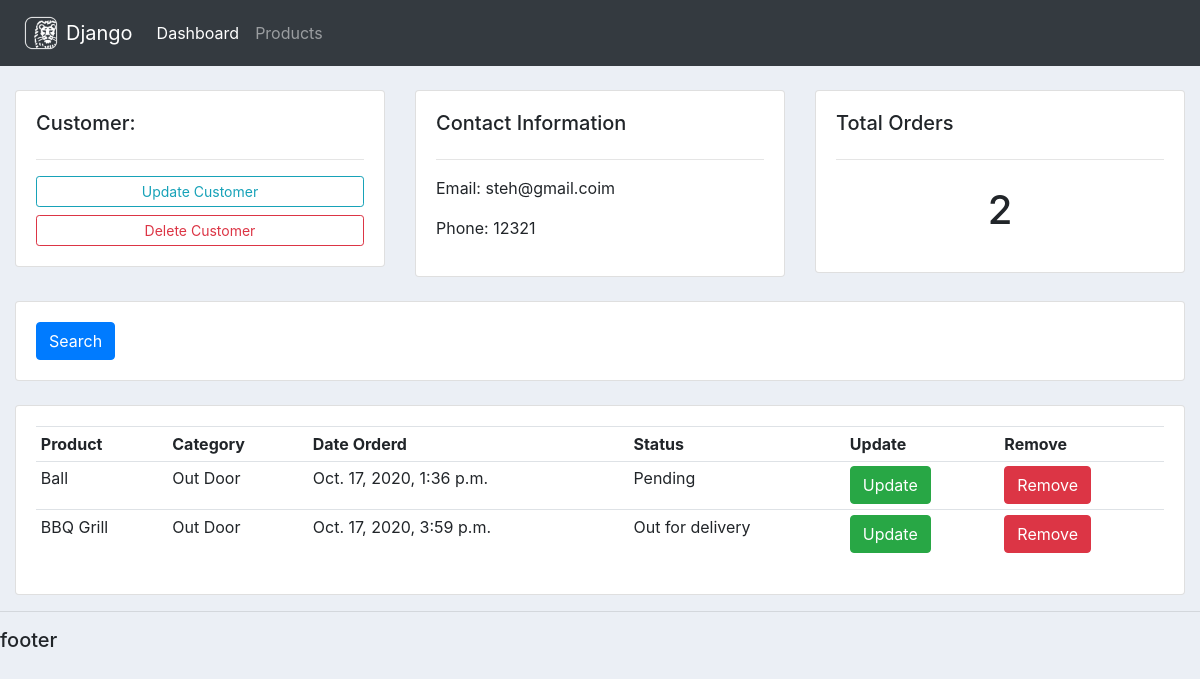
The app's page /customer/2/ with its own data.
### accounts/models.py (models this page shows, shortened)
class Customer(models.Model):
    name = models.CharField(max_length=100, null=True)
    phone = models.CharField(max_length=100, null=True)
    email = models.CharField(max_length=100, null=True)
    date_created = models.DateTimeField(auto_now_add=True, null=True)

class Order(models.Model):
    STATUS =(
            ('Pending', 'Pending'),
            ('Out for delivery', 'Out for delivery'),
            ('Delivered', 'Delivered'),
        )
    customer = models.ForeignKey(Customer, null=True, on_delete=models.SET_NULL) #Setting the deleted model into null
    product = models.ForeignKey(Product, null=True, on_delete=models.SET_NULL)
    date_created = models.DateTimeField(auto_now_add=True, null=True)
    status = models.CharField(max_length=200, null=True, choices=STATUS)

class Product(models.Model):
    CATEGORY =(
            ('Indoor', 'Indoor'),
            ('Out Door', 'Out Door'),
        )
    name = models.CharField(max_length=100, null=True)
    price = models.FloatField(null=True)
    category = models.CharField(max_length=100, null=True, choices=CATEGORY)
    description = models.CharField(max_length=100, blank=True)
    date_created = models.DateTimeField(auto_now_add=True, null=True)
    tags = models.ManyToManyField(Tag)
    def __str__(self):
        return self.name

### accounts/views.py (the view)
# urls.py: path('customer/<str:pk_test>/', views.customer, name="customer"),
def customer(request, pk_test):
    customer = Customer.objects.get(id=pk_test)
    orders = customer.order_set.all()
    order_count = orders.count()
    context = {'customer': customer, 'orders': orders, 'order_count':order_count}
    return render(request, 'accounts/customer.html', context)

### accounts/templates/accounts/customer.html
{%  extends 'accounts/main.html' %}
{% block content %}
	<br>
<div class="row">
	<div class="col-md">
		<div class="card card-body">
			<h5>Customer:</h5>
			<hr>
			<a class="btn btn-outline-info  btn-sm btn-block" href="">Update Customer</a>
			<a class="btn btn-outline-danger  btn-sm btn-block" href="">Delete Customer</a>
		</div>
	</div>
	<div class="col-md">
		<div class="card card-body">
			<h5>Contact Information</h5>
			<hr>
			<p>Email: {{customer.email}}</p>
			<p>Phone: {{customer.phone}}</p>
		</div>
	</div>
	<div class="col-md">
		<div class="card card-body">
			<h5>Total Orders</h5>
			<hr>
			<h1 style="text-align: center;padding: 10px">{{order_count}}</h1>
		</div>
	</div>
</div>
<br>
<div class="row">
	<div class="col">
		<div class="card card-body">
			<form method="get">
		    <button class="btn btn-primary" type="submit">Search</button>
		  </form>
		</div>
	</div>
</div>
<br>
<div class="row">
	<div class="col-md">
		<div class="card card-body">
			<table class="table table-sm">
				<tr>
					<th>Product</th>
					<th>Category</th>
					<th>Date Orderd</th>
					<th>Status</th>
					<th>Update</th>
					<th>Remove</th>
				</tr>
				{% for order in orders %}
				<tr>
					<td>{{order.product}}</td>
					<td>{{order.product.category}}</td>
					<td>{{order.date_created}}</td>
					<td>{{order.status}}</td>
					<td>
						<a href="{% url 'update_order' order.id %}" class="btn btn-success btn-xl">Update</a>
					</td>
					<td>
						<a href="{% url 'delete_order' order.id %}" class="btn btn-danger btn-xl">Remove</a>
					</td>
				</tr>
				{% endfor %}
			</table>
		</div>
	</div>
</div>
{% endblock %}

### static/css/main.css (style rules this page uses)
body { background-color: #ebeff5; }

### records on screen
Customer: email "steh@gmail.coim", phone "12321"
Order: product "Ball", product.category "Out Door", date_created "Oct. 17, 2020, 1:36 p.m.", status "Pending"
Order: product "BBQ Grill", product.category "Out Door", date_created "Oct. 17, 2020, 3:59 p.m.", status "Out for delivery"

### other values on screen
{{ order_count }} "2"
